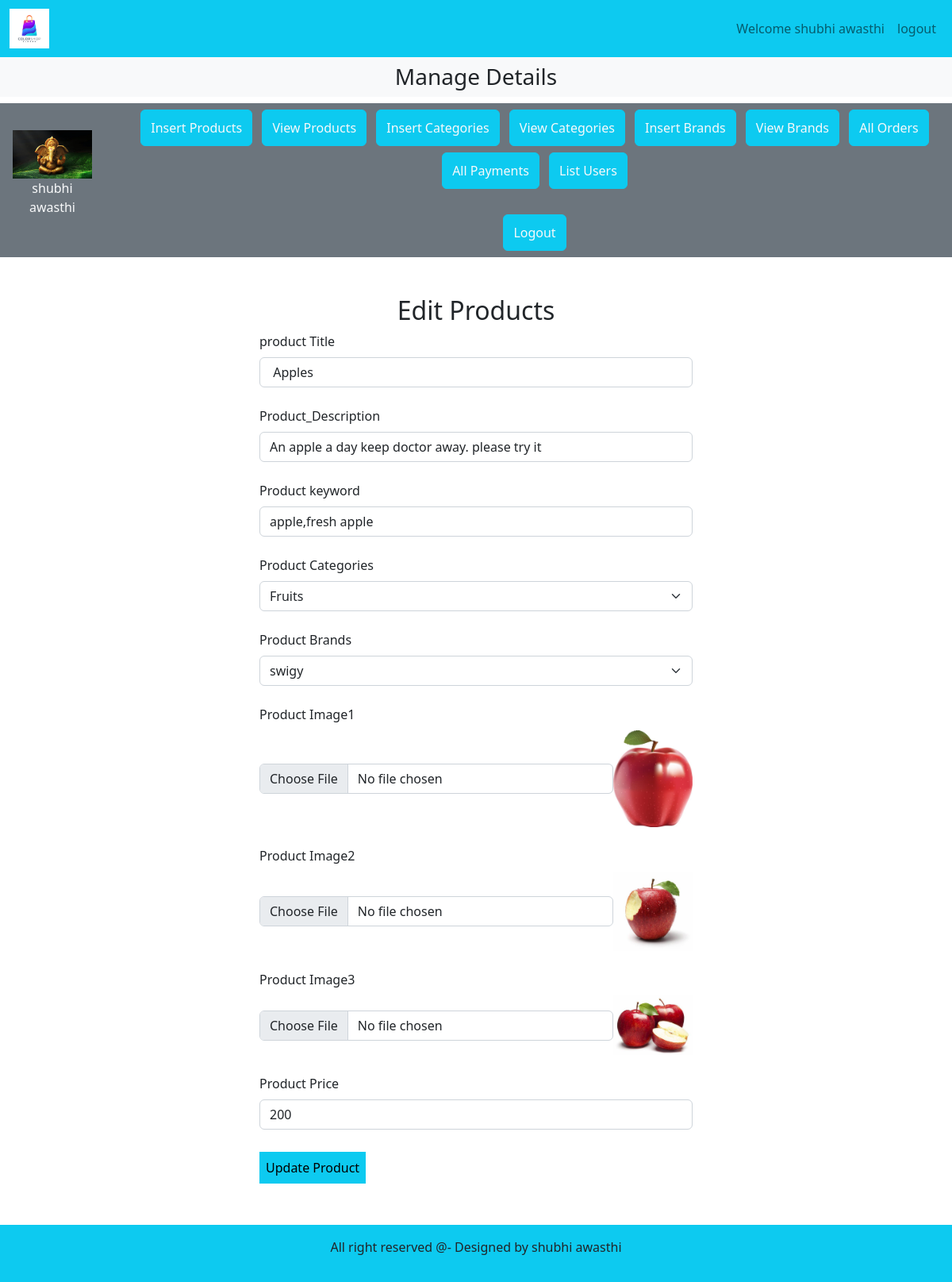
Screenshot of /admin_area/index.php?edit_products=2 (signed in) with the database file from the repository.
### tables this page shows
CREATE TABLE `admin_register` (
  `admin_id` int(11) NOT NULL,
  `admin_name` varchar(100) NOT NULL,
  `admin_email` varchar(255) NOT NULL,
  `admin_image` varchar(255) NOT NULL,
  `admin_password` varchar(100) NOT NULL
);

CREATE TABLE `products` (
  `product_id` int(11) NOT NULL,
  `product_title` varchar(100) NOT NULL,
  `product_description` varchar(255) NOT NULL,
  `product_keywords` varchar(100) NOT NULL,
  `category_id` int(11) NOT NULL,
  `brand_id` int(11) NOT NULL,
  `product_image1` varchar(255) NOT NULL,
  `product_image2` varchar(255) NOT NULL,
  `product_image3` varchar(255) NOT NULL,
  `product_price` int(100) NOT NULL,
  `date` timestamp NOT NULL DEFAULT current_timestamp() ON UPDATE current_timestamp(),
  `status` varchar(100) NOT NULL
);

CREATE TABLE `categories` (
  `category_id` int(11) NOT NULL,
  `category_title` varchar(100) NOT NULL
);

CREATE TABLE `brands` (
  `brand_id` int(11) NOT NULL,
  `brand_title` varchar(100) NOT NULL
);

### admin_area/edit_products.php (the view, shortened to what this page needs)
<?php
if(isset($_GET['edit_products'])){
$edit_id=$_GET['edit_products'];
$get_products="select * from `products` where product_id=$edit_id";
$result=mysqli_query($con, $get_products);
$row=mysqli_fetch_assoc($result);
$product_title=$row['product_title'];
$product_description=$row['product_description'];
$product_keywords=$row['product_keywords'];
$category_id=$row['category_id'];
$brand_id=$row['brand_id'];
$product_image1=$row['product_image1'];
$product_image2=$row['product_image2'];
$product_image3=$row['product_image3'];
$product_price=$row['product_price'];
$select_category="select * from `categories` where category_id=$category_id";
$result_category=mysqli_query($con, $select_category);
$row_category=mysqli_fetch_assoc($result_category);
$category_title=$row_category['category_title'];
$select_brand="select * from `brands` where brand_id=$brand_id";
$result_brand=mysqli_query($con, $select_brand);
$row_brand=mysqli_fetch_assoc($result_brand);
$brand_title=$row_brand['brand_title'];
}
?>
<div class="container mt-4">
 <h2 class="text-center">Edit Products</h2>
 <form action="" method="post" enctype="multipart/form-data">
 <div class="form-outline w-50 m-auto  mb-4">
    <label for="product_title" class="form-label">product Title </label>
    <input type="text" id="product_title" name="product_title" value="<?php echo $product_title?>" class="form-control" requried="requried">
 </div>
 <div class="form-outline w-50 m-auto mb-4">
    <label for="product_description" class="form-label">Product_Description </label>
    <input type="text" id="product_description" name="product_description" value="<?php echo $product_description?>" class="form-control" requried="requried">
 </div>
 <div class="form-outline w-50 m-auto mb-4">
    <label for="product_keywords" class="form-label">Product keyword </label>
    <input type="text" id="product_keywords" name="product_keywords" value="<?php echo $product_keywords?>" class="form-control" requried="requried">
 </div>
 <div class="form-outline w-50 m-auto mb-4">
 <label for="product_category" class="form-label">Product Categories </label>
   <select name="product_category" class="form-select">
    <option value="<?php echo $category_title?>"><?php echo $category_title?></option>
   </select>
 </div>
 <div class="form-outline w-50 m-auto mb-4">
 <label for="product_brand" class="form-label">Product Brands </label>
   <select name="product_brand" class="form-select">
   <option value="<?php echo $brand_title?>"><?php echo $brand_title?></option>
   </select>
 </div>
 <div class="form-outline w-50 m-auto mb-4">
    <label for="product_image1" class="form-label">Product Image1</label>
    <div class="d-flex">
    <input type="file" id="product_image1" name="product_image1" class="form-control w-90 m-auto" requried="requried">
       <img src="./product_images/<?php echo $product_image1?>" alt="" class="view-img">
    </div>
 </div>
 <div class="form-outline w-50 m-auto mb-4">
    <label for="product_image2" class="form-label">Product Image2</label>
    <div class="d-flex">
    <input type="file" id="product_image2" name="product_image2" class="form-control w-90 m-auto" requried="requried">
       <img src="./product_images/<?php echo $product_image2?>"alt="" class="view-img">
    </div>
 </div>
 <div class="form-outline w-50 m-auto mb-4">
    <label for="product_image3" class="form-label">Product Image3</label>
    <div class="d-flex">
    <input type="file" id="product_image3" name="product_image3" class="form-control w-90 m-auto" requried="requried">
       <img src="./product_images/<?php echo $product_image3?>"alt="" class="view-img">
    </div>
 </div>
 <div class="form-outline w-50 m-auto mb-4">
    <label for="product_price" class="form-label">Product Price </label>
    <input type="text" id="product_price" name="product_price" value="<?php echo $product_price?>" class="form-control" requried="requried">
 </div>
 <div class="w-50 m-auto">
 <input type="submit" class=" bg-info border-0 p-2 my-1" name="edit_product" value ="Update Product">
 </div>
 </form>
</div>

### admin_area/index.php (shortened to what this page needs)
<?php
include('../includes/connect.php');
?>
<!DOCTYPE html>
<html lang="en">
<head>
    <link rel="stylesheet" href="style.css">
    <link href="https://cdn.jsdelivr.net/npm/bootstrap@5.2.2/dist/css/bootstrap.min.css" rel="stylesheet">
    <link rel="stylesheet" href="https://cdnjs.cloudflare.com/ajax/libs/font-awesome/6.2.0/css/all.min.css" />
    </head>
<body>
    <div class="container-fluid p-0">
<nav class="navbar navbar-expand-lg navbar-light bg-info">
    <div class="container-fluid">
 <img src="../images/—Pngtree—shopping logo design ready to_5052125.png" width="50px" height="50px"alt="">
 <nav class="navbar navbar-expand-lg">
    <ul class="navbar-nav">
    <?php
    if(!isset($_SESSION['admin_name'])){
        echo" <li class='nav-item'>
        <a href='' class='nav-link'>Welcome Guest</a>
    </li>";
    }else{
        echo" <li class='nav-item'>
        <a href='' class='nav-link'>Welcome ".$_SESSION['admin_name']."</a>
    </li>";
    }
    ?>
           <?php
        if(isset($_SESSION['admin_name'])){
echo"<li class='nav-item'>
<a class='nav-link' href='admin_logout.php'>logout</a>
</li>";
        }
        else{
            echo"<li class='nav-item'>
<a class='nav-link' href='admin_registration.php'>Register</a>
</li>";
        }
        ?>
    </ul>
</nav>
    </div>
</nav>
<div class="bg-light">
    <h3 class="text-center p-2">Manage Details</h3>
</div>
<div class="row">
    <div class="col-md-12 bg-secondary p-1 d-flex align-items-center">
<div class="p-4">
<?php
if(isset($_SESSION['admin_name'])){
        $admin_name= $_SESSION['admin_name'];
        $select_admin_data="select * from `admin_register` where admin_name='$admin_name'";
        $result =mysqli_query($con, $select_admin_data);
        $row_data= mysqli_fetch_assoc($result);
        $admin_name=$row_data['admin_name'];
        $admin_image=$row_data['admin_image'];
        echo "<a href=''><img src='./admin_image/$admin_image' alt='' class='admin-img'></a>";
        echo"
        <p class='text-light text-center'>$admin_name</p>";
}
        ?>
</div>
<div class="button text-center">
    <button class="btn btn-info text-light m-1"><a href="insert_product.php" class="nav-link my-1">Insert Products</a></button>
    <button class="btn btn-info text-light m-1"><a href="index.php?view_products" class="nav-link my-1">View Products</a></button>
    <button class="btn btn-info text-light m-1"><a href="index.php?insert_categories" class="nav-link my-1">Insert Categories</a></button>
    <button class="btn btn-info text-light m-1"><a href="index.php?view_categories" class="nav-link my-1">View Categories</a></button>
    <button class="btn btn-info text-light m-1"><a href="index.php?insert_Brand" class="nav-link my-1">Insert Brands</a></button>
    <button class="btn btn-info text-light m-1"><a href="index.php?view_brands" class="nav-link my-1">View Brands</a></button>
    <button class="btn btn-info text-light m-1"><a href="index.php?list_orders" class="nav-link my-1">All Orders</a></button>
    <button class="btn btn-info text-light m-1"><a href="index.php?list_payments" class="nav-link my-1">All Payments</a></button>
    <button class="btn btn-info text-light m-1"><a href="index.php?list_users" class="nav-link my-1">List Users</a></button><br><br>
    <?php
    if(!isset($_SESSION['admin_name'])){
        echo"<button class='btn btn-info text-light m-1'><a href='admin_login.php' class='nav-link my-1'>Login</a></button";
    }else{
        echo"<button class='btn btn-info text-light m-1'><a href='admin_logout.php' class='nav-link my-1'>Logout</a></button";
    }
    ?>
    >
</div>
    </div>
</div>
<div class="container my-5">
<?php
if(isset($_GET['edit_products'])){
    include('edit_products.php');
}
?>
</div>
   <div class="bg-info p-3 text-center footer">
<p>All right reserved @- Designed by shubhi awasthi</p>
</div>
</div>
</body>
</html>

### style.css (style rules this page uses)
* { margin: 0; padding: 0; box-sizing:border-box; }

### admin_area/index.php (style rules this page uses)
.admin-img { width: 100px; object-fit: contain; }
body { overflow-x:hidden; }
.view-img { width:100px; object-fit:contain; }

### rows the page displays
admin_register: admin_image (picture), admin_name "shubhi awasthi"
products: product_title "Apples", product_description "An apple a day keep doctor away. please try it", product_keywords "apple,fresh apple", product_image1 (picture), product_image2 (picture), product_image3 (picture), product_price "200"
categories: product_category "Fruits"
brands: product_brand "swigy"

### other values shown
$_SESSION['admin_name'] "shubhi awasthi"
